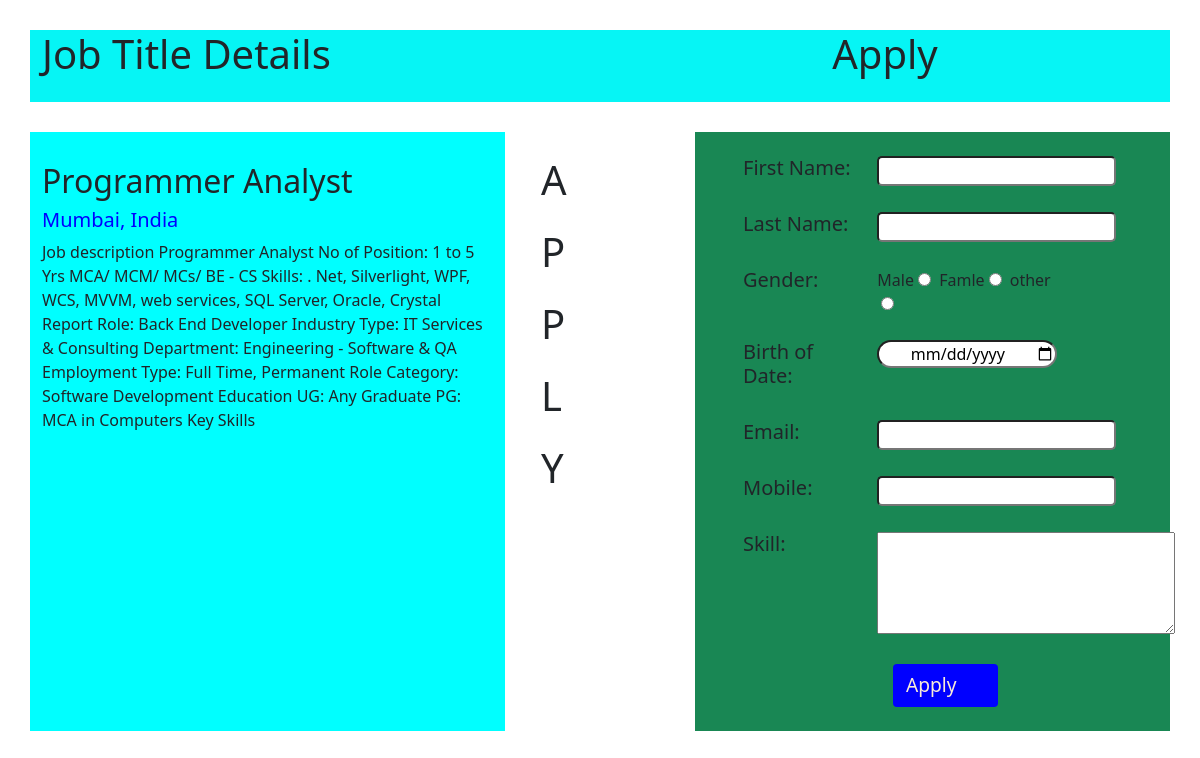
Page /Apply/2/ on the committed database.
### app/models.py (models this page shows, shortened)
class JobList(models.Model):
    JobTitle=models.CharField(max_length=20)
    city=models.CharField(max_length=13)
    country=models.CharField(max_length=15)
    details=models.TextField(max_length=1500)
    LastDate=models.DateField()

### app/views.py (the view)
# urls.py: path('Apply/<int:id>/',views.Apply,name='Apply'),
def Apply(request,id):
    print(id)
    job=JobList.objects.get(id=id)
    return render(request,"Apply.html",{"job":job} )

### app/templates/Apply.html (shortened to what this page needs)
<!DOCTYPE html>
{% load static %}
<html lang="en">
<head>
    <link href="https://cdn.jsdelivr.net/npm/bootstrap@5.0.2/dist/css/bootstrap.min.css" rel="stylesheet">
    <link rel="stylesheet" href="{% static 'css/Apply.css' %}">
</head>
<body>
    <div class="container">
        <div class="row JobDetails">
          <div class="col-6 mb-3">
             <h1>Job Title Details </h1>
          </div>
          <div class="col-6" style="text-align: center;">
            <h1>Apply</h1>
          </div>
        </div>
        <div class="row JobApply">
          <div class="col-5  Apply2">
                <h2 class="JobTitle">{{job.JobTitle}}</h2>
                <h5 class="Location">{{job.city}}, {{job.country}} </h5>
                <p>{{job.details}}</p>
          </div>
          <div class="col-2">
              <h1 class="m-4">A</h1>
              <h1 class="m-4">P</h1>
              <h1 class="m-4">P</h1>
              <h1 class="m-4">L</h1>
              <h1 class="m-4">Y</h1>
          </div>
          <div class="col-5 bg-success  Apply3">
            <form action="/Home/" method="POST">
              <div class="row m-4">
                <div class="col-4 ">
                  <h5>First Name:</h5>
                </div>
                <div class="col-6">
                  <input type="text" class="input" name="FirstName" id="">
                </div>
              </div>
              <div class="row m-4">
                <div class="col-4 ">
                  <h5>Last Name:</h5>
                </div>
                <div class="col-6">
                  <input type="text" class="input" name="LasttName" id="">
                </div>
              </div>
              <div class="row m-4">
                <div class="col-4 ">
                  <h5>Gender:</h5>
                </div>
                <div class="col-6">
                  Male<input type="radio" name="Gender" id="" class="m-1">
                  Famle<input type="radio" name="Gender" id=""class="m-1">
                  other<input type="radio" name="Gender" id="" class="m-1">
                </div>
              </div>
              <div class="row m-4">
                <div class="col-4 ">
                  <h5>Birth of Date:</h5>
                </div>
                <div class="col-6">
                  <input type="date" class="BOD" name="BOD" id="">
                </div>
              </div>
              <div class="row m-4">
                <div class="col-4 ">
                  <h5>Email:</h5>
                </div>
                <div class="col-6">
                  <input type="email" class="input" name="Email" id="">
                </div>
              </div>
              <div class="row m-4">
                <div class="col-4 ">
                  <h5>Mobile:</h5>
                </div>
                <div class="col-6">
                  <input type="text" class="input" name="FirstName" id="">
                </div>
              </div>
              <div class="row m-4">
                <div class="col-4 ">
                  <h5>Skill:</h5>
                </div>
                <div class="col-6">
                  <textarea name="Skill" id="" cols="30" rows="4"></textarea>
                </div>
              </div>
              <div class="row m-4">
                <div class="col-4 ">
                  <button type="submit" class="btn">Apply</button>
                </div>
              </div>
            </form>
          </div>
        </div>
    </div>
</body>
</html>

### app/static/css/Apply.css (style rules this page uses)
.JobTitle { font:12px; margin-top: 30px; }
.JobDetails { margin-bottom: 30px; background-color: rgb(6, 245, 245); }
.JobApply { height: 400px; }
.Apply2 { background-color: aqua; }
.Location { color: blue; }
.Apply3 { background-color: aqua; }
.input { border-radius: 5px; }
.BOD { border-radius: 20px; width: 180px; text-align: center; }
.btn { padding-right: 40px; background-color: blue; margin-left: 150px; color: antiquewhite; font-size:larger; }

### rows in the picture
JobList: JobTitle "Programmer Analyst", city "Mumbai", country "India", details "Job description Programmer Analyst No of Position: 1 to 5 Yrs MCA/ MCM/ MCs/ BE - CS Skills: . Net, Silverlight, WPF, WCS, MVVM, web services, SQL Server, Oracle, Crystal Report Role: Back End Developer Industry Type: IT Services & Consulting Department: Engineering - Software & QA Employment Type: Full Time, Permanent Role Category: Software Development Education UG: Any Graduate PG: MCA in Computers Key Skills"
